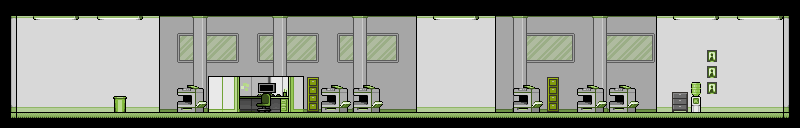

Below is a game level as drawn by its tile map, then a one-line description and the .tmx that defines it (tile-layer data replaced by summaries):
An orthogonal 50x8 tile map with 16x16 px tiles, 7 tile layers (Background, Windows, Colums, Furniture, ...), 4 tilesets and 1 object (Jugador).

<map version="1.10" tiledversion="1.10.1" orientation="orthogonal" renderorder="right-down" width="50" height="8" tilewidth="16" tileheight="16" infinite="0" nextlayerid="9" nextobjectid="2">
 <editorsettings>
  <export target="mapa_planta_2_verde.json" format="json" />
 </editorsettings>
 <tileset firstgid="1" name="tiles_objects_green" tilewidth="16" tileheight="16" tilecount="98" columns="14">
  <image source="../officeAssets/Objects/tiles_objects_green.png" trans="ff00ff" width="224" height="112" />
 </tileset>
 <tileset firstgid="99" name="tileset_objects" tilewidth="16" tileheight="16" tilecount="98" columns="14">
  <image source="../officeAssets/Objects/tileset_objects.png" trans="ff00ff" width="224" height="112" />
 </tileset>
 <tileset firstgid="197" name="tiles_furniture_green" tilewidth="16" tileheight="16" tilecount="336" columns="28">
  <image source="../officeAssets/Furniture/tiles_furniture_green.png" trans="ff00ff" width="448" height="192" />
 </tileset>
 <tileset firstgid="533" name="tiles_architecture_green" tilewidth="16" tileheight="16" tilecount="63" columns="9">
  <image source="../officeAssets/Architecture/tiles_architecture_green.png" trans="ff00ff" width="144" height="112" />
 </tileset>
 <layer id="1" name="Background" width="50" height="8">
  <data>[400 cells, 288 non-empty, 12 distinct tile ids]</data>
 </layer>
 <layer id="4" name="Windows" width="50" height="8">
  <data>[400 cells, 40 non-empty, 6 distinct tile ids]</data>
 </layer>
 <objectgroup id="8" name="Jugador">
  <object id="1" name="Jugador" type="Jugador" x="728" y="89.6364">
   <point />
  </object>
 </objectgroup>
 <layer id="3" name="Colums" width="50" height="8">
  <data>[400 cells, 30 non-empty, 3 distinct tile ids]</data>
 </layer>
 <layer id="5" name="Furniture" width="50" height="8">
  <data>[400 cells, 56 non-empty, 31 distinct tile ids]</data>
 </layer>
 <layer id="7" name="PC" width="50" height="8">
  <data>[400 cells, 2 non-empty, 2 distinct tile ids]</data>
 </layer>
 <layer id="6" name="Chairs" width="50" height="8">
  <data>[400 cells, 2 non-empty, 2 distinct tile ids]</data>
 </layer>
 <layer id="2" name="Walls" width="50" height="8">
  <data>[400 cells, 138 non-empty, 17 distinct tile ids]</data>
 </layer>
</map>